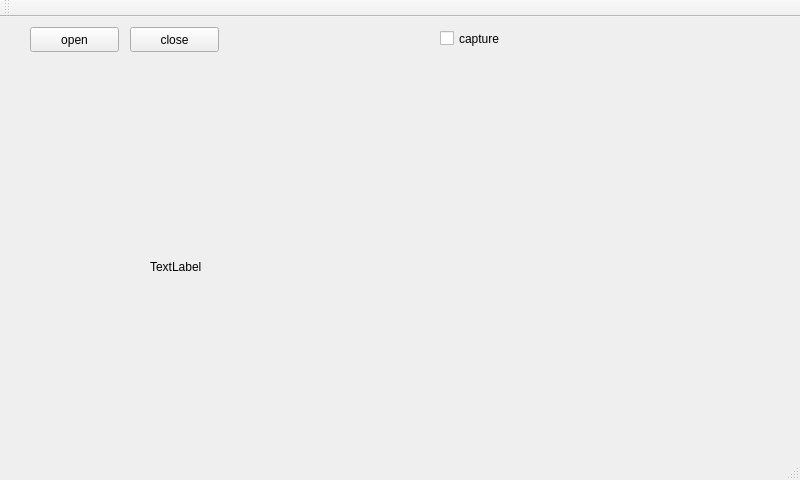
<?xml version="1.0" encoding="UTF-8"?>
<ui version="4.0">
 <class>MainWindow</class>
 <widget class="QMainWindow" name="MainWindow">
  <property name="geometry">
   <rect>
    <x>0</x>
    <y>0</y>
    <width>800</width>
    <height>480</height>
   </rect>
  </property>
  <property name="windowTitle">
   <string>MainWindow</string>
  </property>
  <widget class="QWidget" name="centralWidget">
   <widget class="QLabel" name="preview">
    <property name="geometry">
     <rect>
      <x>150</x>
      <y>90</y>
      <width>480</width>
      <height>320</height>
     </rect>
    </property>
    <property name="text">
     <string>TextLabel</string>
    </property>
   </widget>
   <widget class="QPushButton" name="open">
    <property name="geometry">
     <rect>
      <x>30</x>
      <y>10</y>
      <width>89</width>
      <height>25</height>
     </rect>
    </property>
    <property name="text">
     <string>open</string>
    </property>
   </widget>
   <widget class="QPushButton" name="close">
    <property name="geometry">
     <rect>
      <x>130</x>
      <y>10</y>
      <width>89</width>
      <height>25</height>
     </rect>
    </property>
    <property name="text">
     <string>close</string>
    </property>
   </widget>
   <widget class="QCheckBox" name="capture">
    <property name="geometry">
     <rect>
      <x>440</x>
      <y>10</y>
      <width>92</width>
      <height>23</height>
     </rect>
    </property>
    <property name="text">
     <string>capture</string>
    </property>
   </widget>
  </widget>
  <widget class="QMenuBar" name="menuBar">
   <property name="geometry">
    <rect>
     <x>0</x>
     <y>0</y>
     <width>800</width>
     <height>22</height>
    </rect>
   </property>
  </widget>
  <widget class="QToolBar" name="mainToolBar">
   <attribute name="toolBarArea">
    <enum>TopToolBarArea</enum>
   </attribute>
   <attribute name="toolBarBreak">
    <bool>false</bool>
   </attribute>
  </widget>
  <widget class="QStatusBar" name="statusBar"/>
 </widget>
 <layoutdefault spacing="6" margin="11"/>
 <resources/>
 <connections/>
</ui>
